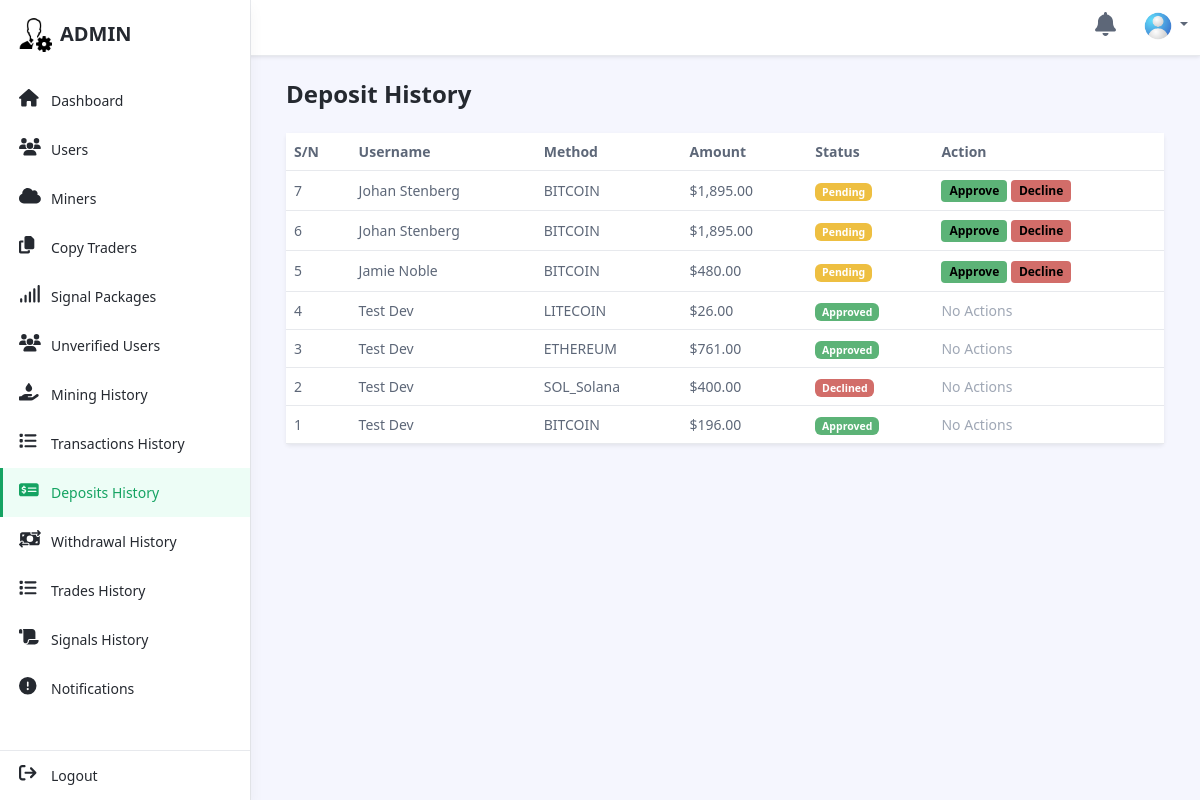
Screenshot of /admin/deposits.php (signed in) with the database file from the repository.
### tables this page shows
CREATE TABLE `transactions` (
  `id` int(11) NOT NULL,
  `user_id` int(11) NOT NULL,
  `username` varchar(100) NOT NULL,
  `transaction_type` enum('deposit','withdrawal','upgrade') NOT NULL,
  `method` varchar(50) NOT NULL,
  `wallet_address` varchar(255) DEFAULT NULL,
  `amount` decimal(15,2) NOT NULL,
  `status` enum('pending','approved','declined') DEFAULT 'pending',
  `created_at` timestamp NULL DEFAULT current_timestamp(),
  `updated_at` timestamp NULL DEFAULT current_timestamp() ON UPDATE current_timestamp(),
  `notification_id` varchar(50) DEFAULT NULL,
  `bank_name` varchar(255) DEFAULT NULL,
  `account_name` varchar(255) DEFAULT NULL,
  `account_number` varchar(50) DEFAULT NULL
);

CREATE TABLE `users` (
  `id` int(11) NOT NULL,
  `fullname` varchar(255) NOT NULL,
  `username` varchar(100) NOT NULL,
  `home_address` text DEFAULT NULL,
  `city` varchar(100) DEFAULT NULL,
  `postal_code` varchar(20) DEFAULT NULL,
  `country` varchar(100) DEFAULT NULL,
  `currency` varchar(10) DEFAULT '$',
  `phone` varchar(20) DEFAULT NULL,
  `email` varchar(255) NOT NULL,
  `account_type` varchar(50) DEFAULT 'Basic',
  `password` varchar(255) NOT NULL,
  `password_hash` varchar(255) NOT NULL,
  `balance` decimal(15,2) DEFAULT 0.00,
  `account_status` enum('active','suspended','closed') DEFAULT 'active',
  `created_at` timestamp NULL DEFAULT current_timestamp(),
  `updated_at` timestamp NULL DEFAULT current_timestamp() ON UPDATE current_timestamp(),
  `trade_progress` int(11) DEFAULT 0,
  `signal_strength` int(11) DEFAULT 0,
  `total_investment` decimal(15,2) DEFAULT 0.00,
  `profit_balance` decimal(15,2) DEFAULT 0.00,
  `btc` decimal(15,8) DEFAULT 0.00000000,
  `eth` decimal(15,8) DEFAULT 0.00000000,
  `usdt` decimal(15,2) DEFAULT 0.00,
  `bnb` decimal(15,8) DEFAULT 0.00000000,
  `ltc` decimal(15,8) DEFAULT 0.00000000,
  `doge` decimal(15,8) DEFAULT 0.00000000,
  `xrp` decimal(15,8) DEFAULT 0.00000000,
  `shib` decimal(15,8) DEFAULT 0.00000000,
  `sol` decimal(15,8) DEFAULT 0.00000000,
  `verified` int(11) DEFAULT 0,
  `blocked` tinyint(1) NOT NULL DEFAULT 0,
  `lock_copy_traders` tinyint(1) DEFAULT 0,
  `lock_trading` tinyint(1) DEFAULT 0,
  `show_popup` tinyint(1) NOT NULL DEFAULT 0,
  `popup_message` varchar(255) NOT NULL,
  `otp` int(11) DEFAULT NULL
);

### admin/deposits.php (the view, shortened to what this page needs)
<?php
require 'assets/php/config/connection.php';
$query = "SELECT
            users.fullname AS username,
			transactions.id,
            transactions.method,
            transactions.amount,
            transactions.status,
			transactions.user_id
        FROM transactions
        JOIN users ON transactions.user_id = users.id
        WHERE transactions.transaction_type = 'deposit'
        ORDER BY transactions.created_at DESC";
$stmt = $conn->prepare($query);
$stmt->execute();
$result = $stmt->get_result();
$transactions = $result->fetch_all(MYSQLI_ASSOC);
?>
<!DOCTYPE html>
<html lang="en">
<head>
	<link rel="stylesheet" href="https://cdnjs.cloudflare.com/ajax/libs/toastify-js/1.6.1/toastify.min.css" />
	<link id="theme-style" rel="stylesheet" href="assets/css/portal.css" />
	<link id="theme-style" rel="stylesheet" href="assets/css/toast-style.css" />
</head>
<body class="app">
	<header class="app-header fixed-top">
		<div class="app-header-inner">
			<div class="container-fluid py-2">
				<div class="app-header-content">
					<div class="row justify-content-between align-items-center">
						<div class="app-utilities col-auto">
							<div class="app-utility-item app-notifications-dropdown dropdown">
								<a href="notifications.php" role="button" aria-expanded="false" title="Notifications">
									<i class="fa-solid fa-bell fa-xl"></i>
								</a>
							</div>
							<div class="app-utility-item app-user-dropdown dropdown">
								<a class="dropdown-toggle" id="user-dropdown-toggle" data-bs-toggle="dropdown" href="#" role="button" aria-expanded="false"><img src="assets/images/user.png" alt="user profile" /></a>
							</div>
						</div>
					</div>
				</div>
			</div>
		</div>
		<div id="app-sidepanel" class="app-sidepanel">
			<div class="sidepanel-inner d-flex flex-column">
				<div class="app-branding">
					<a class="app-logo" href="#"><img class="logo-icon me-2" src="assets/images/admin-logo.png" alt="logo" /><span class="logo-text">ADMIN</span></a>
				</div>
				<?php include 'assets/php/nav.php'; ?>
				<div class="app-sidepanel-footer">
					<nav class="app-nav app-nav-footer">
						<ul class="app-menu footer-menu list-unstyled">
							<li class="nav-item">
								<a class="nav-link" href="assets/php/logout.php">
									<span class="nav-icon">
										<i class="fa-solid fa-arrow-right-from-bracket fa-lg"></i>
									</span>
									<span class="nav-link-text">Logout</span> </a>
							</li>
						</ul>
					</nav>
				</div>
			</div>
		</div>
	</header>
	<div class="app-wrapper">
		<div class="app-content pt-3 p-md-3 p-lg-4">
			<div class="container-xl">
				<div class="row g-3 mb-4 align-items-center justify-content-between">
					<div class="col-auto">
						<h1 class="app-page-title mb-0">Deposit History</h1>
					</div>
				</div>
				<div class="tab-content" id="orders-table-tab-content">
					<div class="tab-pane fade show active" id="orders-trades" role="tabpanel" aria-labelledby="orders-trades-tab">
						<div class="app-card app-card-orders-table shadow-sm mb-5">
							<div class="app-card-body">
								<div class="table-responsive">
									<table class="table app-table-hover mb-0 text-left">
										<thead>
											<tr>
												<th class="cell">S/N</th>
												<th class="cell">Username</th>
												<th class="cell">Method</th>
												<th class="cell">Amount</th>
												<th class="cell">Status</th>
												<th class="cell">Action</th>
											</tr>
										</thead>
										<tbody>
											<?php if (!empty($transactions)) : ?>
												<?php $i = count($transactions); ?>
												<?php foreach ($transactions as $transaction) : ?>
													<tr>
														<td class="cell"><?php echo $i--; ?></td>
														<td class="cell"><?php echo htmlspecialchars($transaction['username']); ?></td>
														<td class="cell"><?php echo htmlspecialchars($transaction['method']); ?></td>
														<td class="cell">$<?php echo number_format($transaction['amount'], 2); ?></td>
														<td class="cell">
															<span class="badge bg-<?php
																					if ($transaction['status'] == 'approved') {
																						echo 'success';
																					} elseif ($transaction['status'] == 'pending') {
																						echo 'warning';
																					} else {
																						echo 'danger';
																					}
																					?>">
																<?php echo ucfirst($transaction['status']); ?>
															</span>
														</td>
														<td class="cell">
															<?php if ($transaction['status'] == 'pending') : ?>
																<form method="POST" action="assets/php/process_deposits.php" class="d-inline">
																	<button type="submit" name="action" value="approve" class="btn btn-success btn-sm">Approve</button>
																	<button type="submit" name="action" value="decline" class="btn btn-danger btn-sm">Decline</button>
																</form>
															<?php else : ?>
																<span class="text-muted">No Actions</span>
															<?php endif; ?>
														</td>
													</tr>
												<?php endforeach; ?>
											<?php else : ?>
												<tr>
													<td class="cell" colspan="6">No deposits found.</td>
												</tr>
											<?php endif; ?>
										</tbody>
									</table>
								</div>
							</div>
						</div>
					</div>
				</div>
			</div>
		</div>
		<footer class="app-footer">
			<div class="container text-center py-3"></div>
		</footer>
	</div>
	<?php include 'assets/php/footer.php'; ?>

### rows the page displays
transactions: user.fullname "Johan Stenberg", method "BITCOIN", amount "1,895.00", status "Pending"
transactions: user.fullname "Johan Stenberg", method "BITCOIN", amount "1,895.00", status "Pending"
transactions: user.fullname "Jamie Noble", method "BITCOIN", amount "480.00", status "Pending"
transactions: user.fullname "Test Dev", method "LITECOIN", amount "26.00", status "Approved", shows "No Actions"
transactions: user.fullname "Test Dev", method "ETHEREUM", amount "761.00", status "Approved", shows "No Actions"
transactions: user.fullname "Test Dev", method "SOL_Solana", amount "400.00", status "Declined", shows "No Actions"
transactions: user.fullname "Test Dev", method "BITCOIN", amount "196.00", status "Approved", shows "No Actions"
